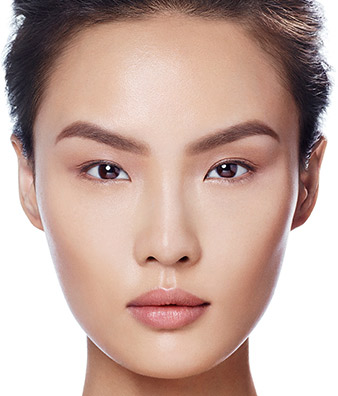
#> input picture data/face.jpg, 338 x 396 px
$ python -i asift.py   (imports and definitions only)
#> lines starting #> are read from the running program, lines starting #| are printed output that depends on the picture; after the words box and inside, x2 and y2 are one past the last pixel; in counts of white or black regions, pixels touching at a corner belong together
# -*- coding: utf-8 -*-
# Affine SIFT (ASIFT)
# http://www.ipol.im/pub/algo/my_affine_sift/
# Currently unused in program
import numpy as np
import cv2
import sift
from multiprocessing.pool import ThreadPool

def extract_asift(img, mask=None, cpus=4, start=0, end=180, inc=72.0):
    '''
    affine_detect(detector, img, mask=None, pool=None) -> keypoints, descrs
    Apply a set of affine transormations to the image, detect keypoints and
    reproject them into initial image coordinates.
    See http://www.ipol.im/pub/algo/my_affine_sift/ for the details.
    ThreadPool object may be passed to speedup the computation.
    '''
    detector = sift.SIFT
    params = [(1.0, 0.0)]
    for t in 2**(0.5*np.arange(1,6)):
        for phi in np.arange(start, end, inc / t):
            params.append((t, phi))

    def f(p):
        t, phi = p
        timg, tmask, Ai = __affine_skew(t, phi, img)
        keypoints, descrs = detector.detectAndCompute(timg, tmask)
        for kp in keypoints:
            x, y = kp.pt
            kp.pt = tuple( np.dot(Ai, (x, y, 1)) )
        if descrs is None:
            descrs = []
        return keypoints, descrs

    keypoints, descrs = [], []
    pool = ThreadPool(cpus)
    #if pool is None:
    #    ires = map(f, params)
    #else:
    ires = pool.map(f, params)
    pool.close()

    for i, (k, d) in enumerate(ires):
        #logger.debug('affine sampling: %d / %d\r' % (i+1, len(params)))
        keypoints.extend(k)
        descrs.extend(d)

    return keypoints, np.array(descrs)

def __affine_skew(tilt, phi, img, mask=None):
    '''
    affine_skew(tilt, phi, img, mask=None) -> skew_img, skew_mask, Ai
    Ai - is an affine transform matrix from skew_img to img
    '''
    h, w = img.shape[:2]
    if mask is None:
        mask = np.zeros((h, w), np.uint8)
        mask[:] = 255
    A = np.float32([[1, 0, 0], [0, 1, 0]])
    if phi != 0.0:
        phi = np.deg2rad(phi)
        s, c = np.sin(phi), np.cos(phi)
        A = np.float32([[c,-s], [ s, c]])
        corners = [[0, 0], [w, 0], [w, h], [0, h]]
        tcorners = np.int32( np.dot(corners, A.T) )
        x, y, w, h = cv2.boundingRect(tcorners.reshape(1,-1,2))
        A = np.hstack([A, [[-x], [-y]]])
        img = cv2.warpAffine(img, A, (w, h), flags=cv2.INTER_LINEAR, borderMode=cv2.BORDER_REPLICATE)
    if tilt != 1.0:
        s = 0.8*np.sqrt(tilt*tilt-1)
        img = cv2.GaussianBlur(img, (0, 0), sigmaX=s, sigmaY=0.01)
        img = cv2.resize(img, (0, 0), fx=1.0/tilt, fy=1.0, interpolation=cv2.INTER_NEAREST)
        A[0] /= tilt
    if phi != 0.0 or tilt != 1.0:
        h, w = img.shape[:2]
        mask = cv2.warpAffine(mask, A, (w, h), flags=cv2.INTER_NEAREST)
    Ai = cv2.invertAffineTransform(A)
    return img, mask, Ai

>>> import cv2
>>> picture = cv2.imread('data/face.jpg')
#> picture is the input picture: shape (396, 338, 3); mean B, G, R 159.5, 169, 196.9
>>> result = extract_asift(picture)
#> in f, `timg, tmask, Ai = __affine_skew(t, phi, img)`: Ai = [[1, 0, 0], [0, 1, 0]]
#> in f, `keypoints, descrs = detector.detectAndCompute(timg, tmask)`: keypoints = 4 keypoints; (x, y, size): (151, 258, 4.1), (25, 138, 16), (184, 259, 4.8), (184, 259, 4.8)
#> the loop in f, `for kp in keypoints:` made 4 passes
#> in f (call 2), `keypoints, descrs = detector.detectAndCompute(timg, tmask)`: keypoints = 3 keypoints; (x, y, size): (18, 137, 12), (130, 259, 4.2), (67, 171, 4.5)
#> the loop in f (call 2), `for kp in keypoints:` made 3 passes
#> call 3 of __affine_skew, with tilt = 1.41, phi = 50.91
#> in __affine_skew (call 3), `phi = np.deg2rad(phi)`: phi = 0.889
#> in __affine_skew (call 3), `s, c = np.sin(phi), np.cos(phi)`: s = 0.776; c = 0.631
#> in __affine_skew (call 3), `A = np.float32([[c,-s], [ s, c]])`: A = [[0.631, -0.776], [0.776, 0.631]]
#> in __affine_skew (call 3), `tcorners = np.int32( np.dot(corners, A.T) )`: tcorners = [[0, 0], [213, 262], [-94, 512], [-307, 249]]
#> in __affine_skew (call 3), `x, y, w, h = cv2.boundingRect(tcorners.reshape(1,-1,2))`: x = -307; y = 0; w = 521; h = 513
#> in __affine_skew (call 3), `A = np.hstack([A, [[-x], [-y]]])`: A = [[0.631, -0.776, 307], [0.776, 0.631, 0]]
#> in __affine_skew (call 3), `s = 0.8*np.sqrt(tilt*tilt-1)`: s = 0.8
#> in __affine_skew (call 3), `mask = cv2.warpAffine(mask, A, (w, h), flags=cv2.INTER_NEAREST)`:
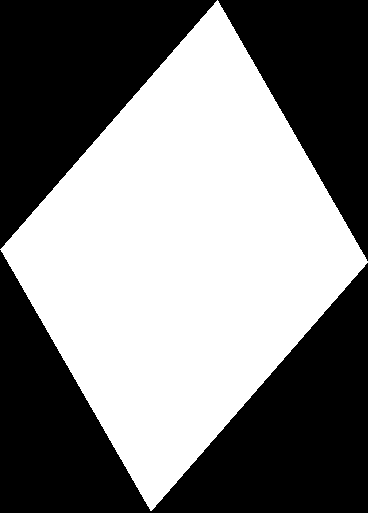
#> mask: shape (513, 368); 50.1% white; 3 black regions, box (x1, y1, x2, y2) and area: (0, 250, 368, 513) 47327, (0, 0, 217, 249) 27161, (218, 0, 368, 261) 19651
#> in __affine_skew (call 3), `Ai = cv2.invertAffineTransform(A)`: Ai = [[0.892, 0.776, -193.6], [-1.1, 0.631, 238.3]]
#> in f (call 3), `keypoints, descrs = detector.detectAndCompute(timg, tmask)`: keypoints = 3 keypoints; (x, y, size): (304, 297, 27.8), (193, 66, 31.9), (232, 370, 8.8)
#> in f (call 4), `keypoints, descrs = detector.detectAndCompute(timg, tmask)`: keypoints = 3 keypoints; (x, y, size): (266, 91, 30.9), (217, 362, 30.9), (224, 78, 15)
#> in f (call 5), `keypoints, descrs = detector.detectAndCompute(timg, tmask)`: keypoints = 3 keypoints; (x, y, size): (121, 414, 27.4), (280, 240, 12.8), (82, 295, 6.4)
#> in f (call 6), `keypoints, descrs = detector.detectAndCompute(timg, tmask)`: keypoints = 3 keypoints; (x, y, size): (12, 136, 8.5), (150, 219, 5.1), (154, 139, 10.6)
#> in f (call 7), `keypoints, descrs = detector.detectAndCompute(timg, tmask)`: keypoints = 3 keypoints; (x, y, size): (213, 256, 20.8), (173, 354, 6.4), (109, 72, 24.7)
#> in f (call 8), `keypoints, descrs = detector.detectAndCompute(timg, tmask)`: keypoints = 3 keypoints; (x, y, size): (187, 323, 28), (124, 149, 4.8), (124, 149, 4.8)
#> in f (call 9), `keypoints, descrs = detector.detectAndCompute(timg, tmask)`: keypoints = 3 keypoints; (x, y, size): (198, 120, 24.5), (144, 167, 5.9), (144, 167, 5.9)
#> in __affine_skew (call 10), `phi = np.deg2rad(phi)`: phi = 2.51
#> in __affine_skew (call 10), `s, c = np.sin(phi), np.cos(phi)`: s = 0.588; c = -0.809
#> in __affine_skew (call 10), `A = np.float32([[c,-s], [ s, c]])`: A = [[-0.809, -0.588], [0.588, -0.809]]
#> in __affine_skew (call 10), `tcorners = np.int32( np.dot(corners, A.T) )`: tcorners = [[0, 0], [-273, 198], [-506, -121], [-232, -320]]
#> in __affine_skew (call 10), `x, y, w, h = cv2.boundingRect(tcorners.reshape(1,-1,2))`: x = -506; y = -320; w = 507; h = 519
#> in __affine_skew (call 10), `A = np.hstack([A, [[-x], [-y]]])`: A = [[-0.809, -0.588, 506], [0.588, -0.809, 320]]
#> in __affine_skew (call 10), `s = 0.8*np.sqrt(tilt*tilt-1)`: s = 1.39
#> in __affine_skew (call 10), `mask = cv2.warpAffine(mask, A, (w, h), flags=cv2.INTER_NEAREST)`:
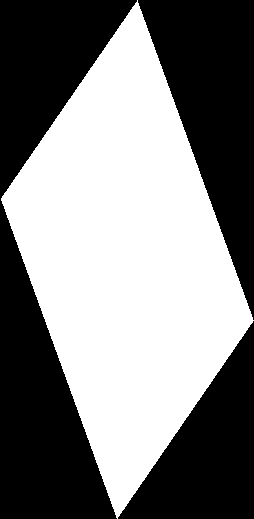
#> mask: shape (519, 254); 50.8% white; 3 black regions, box (x1, y1, x2, y2) and area: (0, 0, 137, 519) 32609, (138, 0, 254, 320) 18719, (118, 321, 254, 519) 13573
#> in __affine_skew (call 10), `Ai = cv2.invertAffineTransform(A)`: Ai = [[-1.62, 0.588, 221.3], [-1.18, -0.809, 556.3]]
#> in f (call 10), `keypoints, descrs = detector.detectAndCompute(timg, tmask)`: keypoints = 3 keypoints; (x, y, size): (222, 280, 20.6), (106, 430, 23), (202, 222, 10.1)
#> in __affine_skew (call 11), `s = 0.8*np.sqrt(tilt*tilt-1)`: s = 2.12
#> in __affine_skew (call 11), `img = cv2.resize(img, (0, 0), fx=1.0/tilt, fy=1.0, interpolation=cv2.I..`:
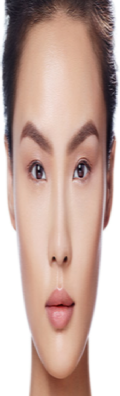
#> img: shape (396, 120, 3); mean of channels 0, 1, 2 159.9, 169.4, 197.1; drawn as B, G, R
#> in f (call 11), `keypoints, descrs = detector.detectAndCompute(timg, tmask)`: keypoints = 3 keypoints; (x, y, size): (9, 136, 6.1), (10, 112, 7.3), (10, 124, 5.8)
#> in __affine_skew (call 12), `phi = np.deg2rad(phi)`: phi = 0.444
#> in __affine_skew (call 12), `s, c = np.sin(phi), np.cos(phi)`: s = 0.43; c = 0.903
#> in __affine_skew (call 12), `A = np.float32([[c,-s], [ s, c]])`: A = [[0.903, -0.43], [0.43, 0.903]]
#> in __affine_skew (call 12), `tcorners = np.int32( np.dot(corners, A.T) )`: tcorners = [[0, 0], [305, 145], [134, 502], [-170, 357]]
#> in __affine_skew (call 12), `x, y, w, h = cv2.boundingRect(tcorners.reshape(1,-1,2))`: x = -170; y = 0; w = 476; h = 503
#> in __affine_skew (call 12), `A = np.hstack([A, [[-x], [-y]]])`: A = [[0.903, -0.43, 170], [0.43, 0.903, 0]]
#> in __affine_skew (call 12), `img = cv2.warpAffine(img, A, (w, h), flags=cv2.INTER_LINEAR, borderMod..`:
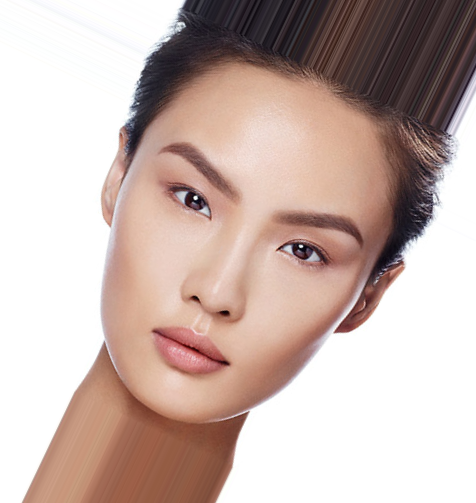
#> img: shape (503, 476, 3); mean of channels 0, 1, 2 173.7, 180.2, 200.1; drawn as B, G, R
#> in __affine_skew (call 12), `s = 0.8*np.sqrt(tilt*tilt-1)`: s = 2.12
#> in __affine_skew (call 12), `mask = cv2.warpAffine(mask, A, (w, h), flags=cv2.INTER_NEAREST)`:
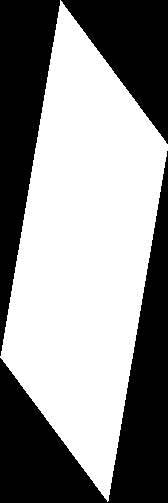
#> mask: shape (503, 168); 56% white; 3 black regions, box (x1, y1, x2, y2) and area: (0, 151, 168, 503) 18553, (0, 0, 60, 356) 10872, (61, 0, 168, 144) 7759
#> in __affine_skew (call 12), `Ai = cv2.invertAffineTransform(A)`: Ai = [[2.55, 0.43, -153.5], [-1.22, 0.903, 73.07]]
#> in f (call 12), `keypoints, descrs = detector.detectAndCompute(timg, tmask)`: keypoints = 3 keypoints; (x, y, size): (144, 217, 13.9), (60, 74, 17.1), (48, 131, 7.3)
#> in __affine_skew (call 13), `phi = np.deg2rad(phi)`: phi = 0.889
#> in __affine_skew (call 13), `s, c = np.sin(phi), np.cos(phi)`: s = 0.776; c = 0.631
#> in __affine_skew (call 13), `A = np.float32([[c,-s], [ s, c]])`: A = [[0.631, -0.776], [0.776, 0.631]]
#> in __affine_skew (call 13), `tcorners = np.int32( np.dot(corners, A.T) )`: tcorners = [[0, 0], [213, 262], [-94, 512], [-307, 249]]
#> in __affine_skew (call 13), `x, y, w, h = cv2.boundingRect(tcorners.reshape(1,-1,2))`: x = -307; w = 521; h = 513
#> in __affine_skew (call 13), `A = np.hstack([A, [[-x], [-y]]])`: A = [[0.631, -0.776, 307], [0.776, 0.631, 0]]
#> in __affine_skew (call 13), `s = 0.8*np.sqrt(tilt*tilt-1)`: s = 2.12
#> in __affine_skew (call 13), `mask = cv2.warpAffine(mask, A, (w, h), flags=cv2.INTER_NEAREST)`:
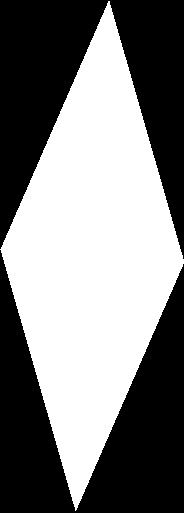
#> mask: shape (513, 184); 50.1% white; 2 black regions, box (x1, y1, x2, y2) and area: (0, 250, 184, 513) 23666, (0, 0, 184, 259) 23404
#> in __affine_skew (call 13), `Ai = cv2.invertAffineTransform(A)`: Ai = [[1.78, 0.776, -193.6], [-2.2, 0.631, 238.3]]
#> in f (call 13), `keypoints, descrs = detector.detectAndCompute(timg, tmask)`: keypoints = 3 keypoints; (x, y, size): (117, 371, 6.7), (118, 370, 7.6), (80, 100, 10.3)
#> in __affine_skew (call 14), `phi = np.deg2rad(phi)`: phi = 1.33
#> in __affine_skew (call 14), `s, c = np.sin(phi), np.cos(phi)`: s = 0.972; c = 0.236
#> in __affine_skew (call 14), `A = np.float32([[c,-s], [ s, c]])`: A = [[0.236, -0.972], [0.972, 0.236]]
#> in __affine_skew (call 14), `tcorners = np.int32( np.dot(corners, A.T) )`: tcorners = [[0, 0], [79, 328], [-305, 421], [-384, 93]]
#> in __affine_skew (call 14), `x, y, w, h = cv2.boundingRect(tcorners.reshape(1,-1,2))`: x = -384; w = 464; h = 422
#> in __affine_skew (call 14), `A = np.hstack([A, [[-x], [-y]]])`: A = [[0.236, -0.972, 384], [0.972, 0.236, 0]]
#> in __affine_skew (call 14), `img = cv2.warpAffine(img, A, (w, h), flags=cv2.INTER_LINEAR, borderMod..`:
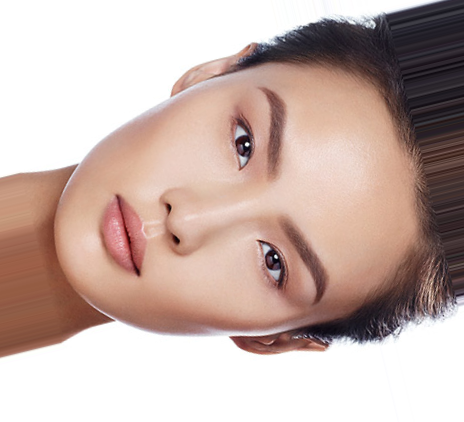
#> img: shape (422, 464, 3); mean of channels 0, 1, 2 170, 177.1, 198.7; drawn as B, G, R
#> in __affine_skew (call 14), `s = 0.8*np.sqrt(tilt*tilt-1)`: s = 2.12
#> in __affine_skew (call 14), `Ai = cv2.invertAffineTransform(A)`: Ai = [[0.667, 0.972, -90.51], [-2.75, 0.236, 373.2]]
#> in f (call 14), `keypoints, descrs = detector.detectAndCompute(timg, tmask)`: keypoints = 3 keypoints; (x, y, size): (87, 140, 4.3), (87, 140, 4.3), (114, 45, 26.9)
#> in f (call 15), `keypoints, descrs = detector.detectAndCompute(timg, tmask)`: keypoints = 3 keypoints; (x, y, size): (128, 85, 21.5), (105, 359, 26.2), (94, 157, 4.2)
#> in f (call 16), `keypoints, descrs = detector.detectAndCompute(timg, tmask)`: keypoints = 3 keypoints; (x, y, size): (157, 211, 16.2), (139, 174, 9), (96, 431, 19.6)
#> in f (call 17), `keypoints, descrs = detector.detectAndCompute(timg, tmask)`: keypoints = 3 keypoints; (x, y, size): (61, 412, 15.9), (140, 241, 6.9), (53, 375, 11.2)
#> in f (call 18), `keypoints, descrs = detector.detectAndCompute(timg, tmask)`: keypoints = 3 keypoints; (x, y, size): (15, 306, 11.7), (114, 260, 6.2), (114, 284, 7.2)
#> in f (call 19), `keypoints, descrs = detector.detectAndCompute(timg, tmask)`: keypoints = 3 keypoints; (x, y, size): (6, 136, 4.3), (7, 112, 5.2), (77, 132, 4.2)
#> in f (call 20), `keypoints, descrs = detector.detectAndCompute(timg, tmask)`: keypoints = 3 keypoints; (x, y, size): (97, 164, 9.4), (26, 135, 5.1), (29, 110, 7.1)
#> in f (call 21), `keypoints, descrs = detector.detectAndCompute(timg, tmask)`: keypoints = 3 keypoints; (x, y, size): (108, 241, 9.8), (87, 355, 4.1), (106, 261, 10.7)
#> in f (call 22), `keypoints, descrs = detector.detectAndCompute(timg, tmask)`: keypoints = 3 keypoints; (x, y, size): (102, 314, 15.7), (82, 371, 6.2), (59, 94, 8.9)
#> in f (call 23), `keypoints, descrs = detector.detectAndCompute(timg, tmask)`: keypoints = 3 keypoints; (x, y, size): (91, 330, 16.2), (70, 353, 9.6), (67, 65, 11.4)
#> in f (call 24), `keypoints, descrs = detector.detectAndCompute(timg, tmask)`: keypoints = 3 keypoints; (x, y, size): (69, 307, 22), (69, 307, 22), (76, 25, 19.2)
#> in f (call 25), `keypoints, descrs = detector.detectAndCompute(timg, tmask)`: keypoints = 3 keypoints; (x, y, size): (96, 113, 15.7), (72, 167, 4.1), (72, 379, 18.5)
#> in f (call 26), `keypoints, descrs = detector.detectAndCompute(timg, tmask)`: keypoints = 3 keypoints; (x, y, size): (98, 169, 6.9), (81, 215, 4.7), (60, 405, 11.6)
#> in f (call 27), `keypoints, descrs = detector.detectAndCompute(timg, tmask)`: keypoints = 3 keypoints; (x, y, size): (52, 426, 11.9), (101, 222, 5.5), (46, 395, 9.6)
#> in f (call 28), `keypoints, descrs = detector.detectAndCompute(timg, tmask)`: keypoints = 3 keypoints; (x, y, size): (31, 379, 10.1), (31, 380, 10.1), (95, 253, 5)
#> in f (call 29), `keypoints, descrs = detector.detectAndCompute(timg, tmask)`: keypoints = 3 keypoints; (x, y, size): (5, 112, 3.9), (5, 103, 4.1), (51, 45, 6.8)
#> in f (call 30), `keypoints, descrs = detector.detectAndCompute(timg, tmask)`: keypoints = 3 keypoints; (x, y, size): (19, 63, 9.2), (65, 156, 6.7), (65, 139, 6.5)
#> in f (call 31), `keypoints, descrs = detector.detectAndCompute(timg, tmask)`: keypoints = 3 keypoints; (x, y, size): (72, 216, 6.9), (27, 106, 5.9), (30, 431, 21.9)
#> in f (call 32), `keypoints, descrs = detector.detectAndCompute(timg, tmask)`: keypoints = 3 keypoints; (x, y, size): (77, 249, 7), (70, 307, 6.2), (37, 94, 7.4)
#> the loop in extract_asift, `for i, (k, d) in enumerate(ires): #logger.debug('affine sampling: %d /..` made 43 passes

$ run again, on data/clip.png
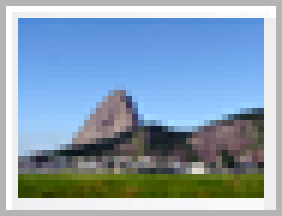
#> input picture data/clip.png, 47 x 36 px (shown 6 times larger)
#> picture is the input picture: shape (36, 47, 3); mean B, G, R 181.3, 161, 138.1
#> tmask: shape (36, 47); every value is 255
#> in f, `timg, tmask, Ai = __affine_skew(t, phi, img)`: Ai = [[1, 0, 0], [0, 1, 0]]
#> keypoints = 3 keypoints; (x, y, size): (7, 29, 5.2), (39, 28, 6.2), (30, 18, 5.2)
#> the loop in f, `for kp in keypoints:` made 3 passes
#> tmask: shape (36, 33); every value is 255
#> keypoints = 3 keypoints; (x, y, size): (16, 25, 8.8), (16, 25, 8.8), (16, 25, 8.8)
#> the loop in f (call 2), `for kp in keypoints:` made 3 passes
#> in __affine_skew (call 3), `phi = np.deg2rad(phi)`: phi = 0.889
#> in __affine_skew (call 3), `s, c = np.sin(phi), np.cos(phi)`: s = 0.776; c = 0.631
#> in __affine_skew (call 3), `A = np.float32([[c,-s], [ s, c]])`: A = [[0.631, -0.776], [0.776, 0.631]]
#> tcorners = [[0, 0], [29, 36], [1, 59], [-27, 22]]
#> in __affine_skew (call 3), `x, y, w, h = cv2.boundingRect(tcorners.reshape(1,-1,2))`: x = -27; y = 0; w = 57; h = 60
#> in __affine_skew (call 3), `A = np.hstack([A, [[-x], [-y]]])`: A = [[0.631, -0.776, 27], [0.776, 0.631, 0]]
#> in __affine_skew (call 3), `s = 0.8*np.sqrt(tilt*tilt-1)`: s = 0.8
#> in __affine_skew (call 3), `mask = cv2.warpAffine(mask, A, (w, h), flags=cv2.INTER_NEAREST)`:
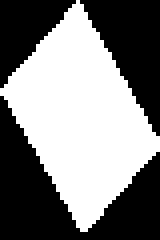
#> mask: shape (60, 40) (shown 4 times larger); 49.9% white; 1 white region, box (x1, y1, x2, y2) and area: (0, 0, 40, 58) 1197
#> in __affine_skew (call 3), `Ai = cv2.invertAffineTransform(A)`: Ai = [[0.892, 0.776, -17.02], [-1.1, 0.631, 20.96]]
#> keypoints = 3 keypoints; (x, y, size): (7, 24, 4.5), (7, 24, 4.5), (22, 46, 6.5)
#> mask: shape (54, 32); 69.2% white; 3 black regions, box (x1, y1, x2, y2) and area: (0, 11, 32, 54) 278, (0, 0, 7, 44) 169, (10, 0, 32, 7) 85
#> keypoints = 4 keypoints; (x, y, size): (11, 7, 4.1), (11, 7, 4.1), (8, 40, 5.9), (8, 40, 5.9)
#> mask: shape (54, 42); 52.7% white; 2 black regions, box (x1, y1, x2, y2) and area: (0, 0, 42, 54) 761, (13, 33, 42, 54) 311
#> keypoints = 3 keypoints; (x, y, size): (28, 10, 4.5), (28, 10, 4.5), (18, 21, 9.6)
#> tmask: shape (36, 24); every value is 255
#> keypoints = 1 keypoints; (x, y, size): (12, 26, 8.3)
#> mask: shape (57, 30); 49.3% white; 1 white region, box (x1, y1, x2, y2) and area: (1, 1, 30, 56) 843
#> keypoints = 3 keypoints; (x, y, size): (6, 28, 4.4), (6, 28, 4.4), (8, 29, 6.3)
#> mask: shape (56, 24); 62.6% white; 2 black regions, box (x1, y1, x2, y2) and area: (0, 0, 24, 56) 379, (18, 0, 24, 36) 123
#> keypoints = 2 keypoints; (x, y, size): (9, 34, 4.3), (9, 34, 4.3)
#> mask: shape (56, 24); 62.9% white; 3 black regions, box (x1, y1, x2, y2) and area: (0, 0, 24, 44) 269, (18, 19, 24, 56) 128, (0, 45, 17, 56) 102
#> keypoints = 2 keypoints; (x, y, size): (8, 29, 4.4), (9, 19, 4.4)
#> mask: shape (57, 30); 49.4% white; 1 white region, box (x1, y1, x2, y2) and area: (1, 1, 30, 57) 845
#> keypoints = 3 keypoints; (x, y, size): (18, 10, 3.8), (18, 10, 3.8), (7, 30, 4.9)
#> keypoints = 1 keypoints; (x, y, size): (7, 7, 5.6)
#> mask: shape (53, 21); 53.5% white; 2 black regions, box (x1, y1, x2, y2) and area: (0, 21, 21, 53) 266, (0, 0, 21, 31) 251
#> keypoints = 4 keypoints; (x, y, size): (7, 30, 5.9), (7, 30, 5.9), (11, 36, 6.5), (11, 36, 6.5)
#> mask: shape (60, 20); 49.8% white; 1 white region, box (x1, y1, x2, y2) and area: (0, 1, 20, 58) 597
#> keypoints = 1 keypoints; (x, y, size): (11, 46, 4.1)
#> keypoints = 2 keypoints; (x, y, size): (7, 45, 4), (5, 23, 4)
#> in __affine_skew (call 16), `phi = np.deg2rad(phi)`: phi = 2.22
#> in __affine_skew (call 16), `s, c = np.sin(phi), np.cos(phi)`: s = 0.796; c = -0.606
#> in __affine_skew (call 16), `A = np.float32([[c,-s], [ s, c]])`: A = [[-0.606, -0.796], [0.796, -0.606]]
#> tcorners = [[0, 0], [-28, 37], [-57, 15], [-28, -21]]
#> in __affine_skew (call 16), `x, y, w, h = cv2.boundingRect(tcorners.reshape(1,-1,2))`: x = -57; y = -21; w = 58; h = 59
#> in __affine_skew (call 16), `A = np.hstack([A, [[-x], [-y]]])`: A = [[-0.606, -0.796, 57], [0.796, -0.606, 21]]
#> in __affine_skew (call 16), `img = cv2.warpAffine(img, A, (w, h), flags=cv2.INTER_LINEAR, borderMod..`:
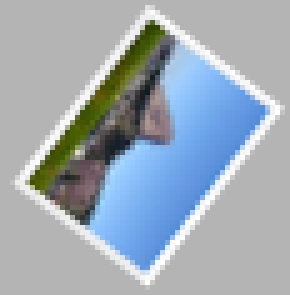
#> img: shape (59, 58, 3) (shown 5 times larger); mean of channels 0, 1, 2 180.6, 170.6, 159.3; drawn as B, G, R
#> in __affine_skew (call 16), `s = 0.8*np.sqrt(tilt*tilt-1)`: s = 2.12
#> in __affine_skew (call 16), `Ai = cv2.invertAffineTransform(A)`: Ai = [[-1.71, 0.796, 17.82], [-2.25, -0.606, 58.07]]
#> keypoints = 1 keypoints; (x, y, size): (8, 27, 4.3)
#> keypoints = 1 keypoints; (x, y, size): (8, 23, 6.2)
#> keypoints = 1 keypoints; (x, y, size): (5, 6, 4.3)
#> keypoints = 3 keypoints; (x, y, size): (6, 32, 5.8), (6, 32, 5.8), (5, 29, 4.5)
#> keypoints = 3 keypoints; (x, y, size): (4, 29, 3.7), (4, 29, 3.7), (8, 38, 4)
#> keypoints = 1 keypoints; (x, y, size): (5, 27, 3.7)
#> keypoints = 1 keypoints; (x, y, size): (6, 26, 4.1)
#> keypoints = 1 keypoints; (x, y, size): (5, 20, 4.1)
#> mask = 48 rows, first 6: [0, 255, 255, 255, 255, 255], [255, 255, 255, 255, 255, 255], [255, 255, 255, 255, 255, 255], [255, 255, 255, 255, 255, 255], [255, 255, 255, 255, 255, 255], [255, 255, 255, 255, 255, 255]
#> in f (call 36), `timg, tmask, Ai = __affine_skew(t, phi, img)`: tmask has the same summary as mask in __affine_skew; Ai = [[0.0893, 1, -0.553], [-5.66, 0.0158, 35]]
#> the loop in extract_asift, `for i, (k, d) in enumerate(ires): #logger.debug('affine sampling: %d /..` made 43 passes
#> k on passes 6, 8, 9, 11, 13, 14, 15: 1 keypoints; (x, y, size): (25, 26, 8.3), 2 keypoints; (x, y, size): (27, 26, 4.3), (27, 26, 4.3), 2 keypoints; (x, y, size): (27, 25, 4.4), (17, 26, 4.4), 1 keypoints; (x, y, size): (20, 7, 5.6), 1 keypoints; (x, y, size): (39, 25, 4.1), 2 keypoints; (x, y, size): (40, 24, 4), (18, 24, 4), ()
